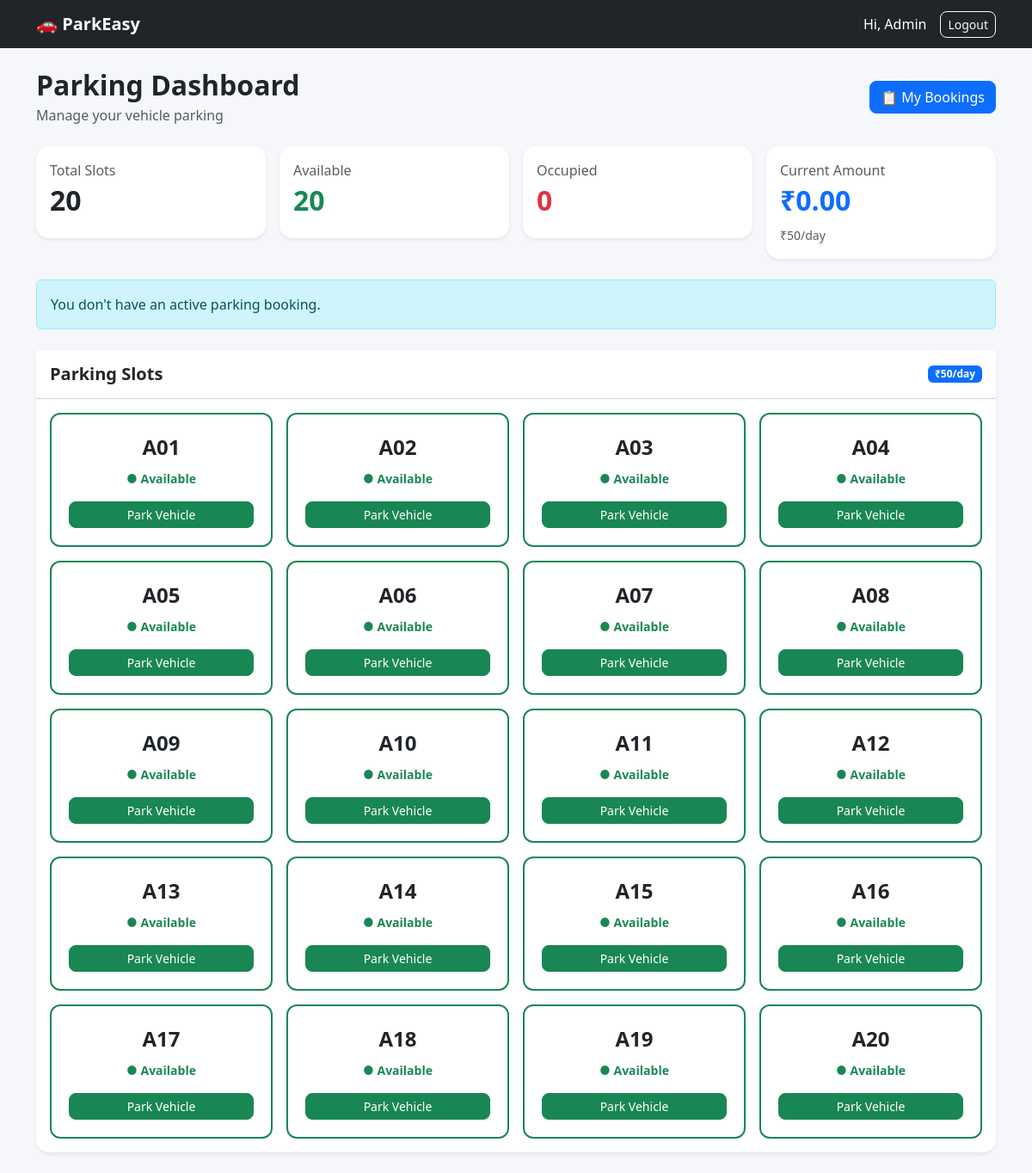
The app's page /dashboard (signed in) with its own data.
### models.py (models this page shows, shortened)
class ParkingSlot(db.Model):
    __tablename__ = "parking_slots"
    id = db.Column(
        db.Integer,
        primary_key=True
    )
    slot_number = db.Column(
        db.String(20),
        unique=True,
        nullable=False
    )
    status = db.Column(
        db.String(20),
        default="Available",
        nullable=False
    )
    created_at = db.Column(
        db.DateTime(timezone=True),
        default=lambda: datetime.now(timezone.utc)
    )
    bookings = db.relationship(
        "ParkingBooking",
        back_populates="parking_slot",
        lazy=True
    )

### routes/parking.py (the view)
@parking_bp.route("/dashboard")
@login_required
def dashboard():
    slots = ParkingSlot.query.order_by(
        ParkingSlot.id
    ).all()
    total = len(slots)
    available = sum(
        1
        for slot in slots
        if slot.status == "Available"
    )
    occupied = sum(
        1
        for slot in slots
        if slot.status == "Occupied"
    )
    active_bookings = ParkingBooking.query.filter_by(
        user_id=session["user_id"],
        status="Active"
    ).all()
    current_total = sum(
        booking.get_total_cost()
        for booking in active_bookings
    )
    return render_template(
        "dashboard.html",
        slots=slots,
        total=total,
        available=available,
        occupied=occupied,
        active_bookings=active_bookings,
        current_total=current_total,
        daily_rate=DAILY_PARKING_RATE
    )

### routes/parking.py (called while the page is built, shortened)
def login_required(function):
    @wraps(function)
    def decorated_function(*args, **kwargs):
        return function(*args, **kwargs)
    return decorated_function

### templates/dashboard.html (shortened to what this page needs)
{% extends "base.html" %}
{% block content %}
<div class="d-flex justify-content-between align-items-center mb-4">
    <div>
        <h2 class="fw-bold mb-1">
            Parking Dashboard
        </h2>
        <p class="text-muted mb-0">
            Manage your vehicle parking
        </p>
    </div>
    <a
        href="{{ url_for('parking.my_bookings') }}"
        class="btn btn-primary">
        📋 My Bookings
    </a>
</div>
<div class="row g-3 mb-4">
    <div class="col-md-3">
        <div class="card border-0 shadow-sm">
            <div class="card-body">
                <p class="text-muted mb-1">
                    Total Slots
                </p>
                <h2 class="fw-bold">
                    {{ total }}
                </h2>
            </div>
        </div>
    </div>
    <div class="col-md-3">
        <div class="card border-0 shadow-sm">
            <div class="card-body">
                <p class="text-muted mb-1">
                    Available
                </p>
                <h2 class="fw-bold text-success">
                    {{ available }}
                </h2>
            </div>
        </div>
    </div>
    <div class="col-md-3">
        <div class="card border-0 shadow-sm">
            <div class="card-body">
                <p class="text-muted mb-1">
                    Occupied
                </p>
                <h2 class="fw-bold text-danger">
                    {{ occupied }}
                </h2>
            </div>
        </div>
    </div>
    <div class="col-md-3">
        <div class="card border-0 shadow-sm">
            <div class="card-body">
                <p class="text-muted mb-1">
                    Current Amount
                </p>
                <h2 class="fw-bold text-primary">
                    ₹{{ "%.2f"|format(current_total) }}
                </h2>
                <small class="text-muted">
                    ₹{{ "%.0f"|format(daily_rate) }}/day
                </small>
            </div>
        </div>
    </div>
</div>
{% if active_bookings %}
<div class="card border-0 shadow-sm mb-4">
    <div class="card-header bg-white py-3">
        <h5 class="mb-0 fw-bold">
            🅿️ Your Current Booking
        </h5>
    </div>
    <div class="card-body">
        {% for booking in active_bookings %}
        <div class="row align-items-center">
            <div class="col-md-3">
                <small class="text-muted">
                    Parking Slot
                </small>
                <h4 class="fw-bold mb-0">
                    {{ booking.parking_slot.slot_number }}
                </h4>
            </div>
            <div class="col-md-3">
                <small class="text-muted">
                    Parked Since
                </small>
                <div>
                    {{ booking.booking_time.strftime("%d %b %Y, %I:%M %p") }}
                </div>
            </div>
            <div class="col-md-2">
                <small class="text-muted">
                    Days Parked
                </small>
                <h5 class="fw-bold">
                    {{ booking.get_days_parked() }}
                </h5>
            </div>
            <div class="col-md-2">
                <small class="text-muted">
                    Rate
                </small>
                <h5 class="fw-bold">
                    ₹{{ "%.0f"|format(booking.daily_rate) }}/day
                </h5>
            </div>
            <div class="col-md-2">
                <small class="text-muted">
                    Amount Due
                </small>
                <h5 class="fw-bold text-primary">
                    ₹{{ "%.2f"|format(booking.get_total_cost()) }}
                </h5>
            </div>
        </div>
        {% endfor %}
    </div>
</div>
{% else %}
<div class="alert alert-info mb-4">
    You don't have an active parking booking.
</div>
{% endif %}
<div class="card border-0 shadow-sm">
    <div class="card-header bg-white py-3">
        <div class="d-flex justify-content-between align-items-center">
            <h5 class="mb-0 fw-bold">
                Parking Slots
            </h5>
            <span class="badge bg-primary">
                ₹{{ "%.0f"|format(daily_rate) }}/day
            </span>
        </div>
    </div>
    <div class="card-body">
        <div class="row g-3">
            {% for slot in slots %}
            <div class="col-6 col-md-4 col-lg-3">
                <div class="
                    parking-slot
                    {% if slot.status == 'Available' %}
                        available
                    {% else %}
                        occupied
                    {% endif %}
                ">
                    <div class="slot-number">
                        {{ slot.slot_number }}
                    </div>
                    {% if slot.status == "Available" %}
                        <div class="slot-status text-success">
                            <span>●</span>
                            Available
                        </div>
                        <form
                            method="POST"
                            action="{{ url_for(
                                'parking.park_vehicle',
                                slot_id=slot.id
                            ) }}"
                            class="mt-3">
                            <button
                                type="submit"
                                class="btn btn-success btn-sm w-100">
                                Park Vehicle
                            </button>
                        </form>
                    {% else %}
                        <div class="slot-status text-danger">
                            <span>●</span>
                            Occupied
                        </div>
                    {% endif %}
                </div>
            </div>
            {% endfor %}
        </div>
    </div>
</div>
{% endblock %}

### static/css/style.css (style rules this page uses)
body { background-color: #f5f7fb; min-height: 100vh; }
.card { border-radius: 15px; }
.btn { border-radius: 8px; }
.parking-slot { padding: 20px; border-radius: 12px; background: white; border: 2px solid #e9ecef; text-align: center; transition: 0.2s; }
.parking-slot.available { border-color: #198754; }
.slot-number { font-size: 24px; font-weight: 700; margin-bottom: 8px; }
.slot-status { font-size: 14px; font-weight: 600; }

### records on screen
ParkingSlot: slot_number "A01"
ParkingSlot: slot_number "A02"
ParkingSlot: slot_number "A03"
ParkingSlot: slot_number "A04"
ParkingSlot: slot_number "A05"
ParkingSlot: slot_number "A06"
ParkingSlot: slot_number "A07"
ParkingSlot: slot_number "A08"
ParkingSlot: slot_number "A09"
ParkingSlot: slot_number "A10"
ParkingSlot: slot_number "A11"
ParkingSlot: slot_number "A12"
ParkingSlot: slot_number "A13"
ParkingSlot: slot_number "A14"
ParkingSlot: slot_number "A15"
ParkingSlot: slot_number "A16"
ParkingSlot: slot_number "A17"
ParkingSlot: slot_number "A18"
ParkingSlot: slot_number "A19"
ParkingSlot: slot_number "A20"

### other values on screen
{{ session.get('user_name') }} "Admin"
{{ total }} "20"
{{ available }} "20"
{{ occupied }} "0"
{{ "%.2f"|format(current_total) }} "0.00"
{{ "%.0f"|format(daily_rate) }} "50"
